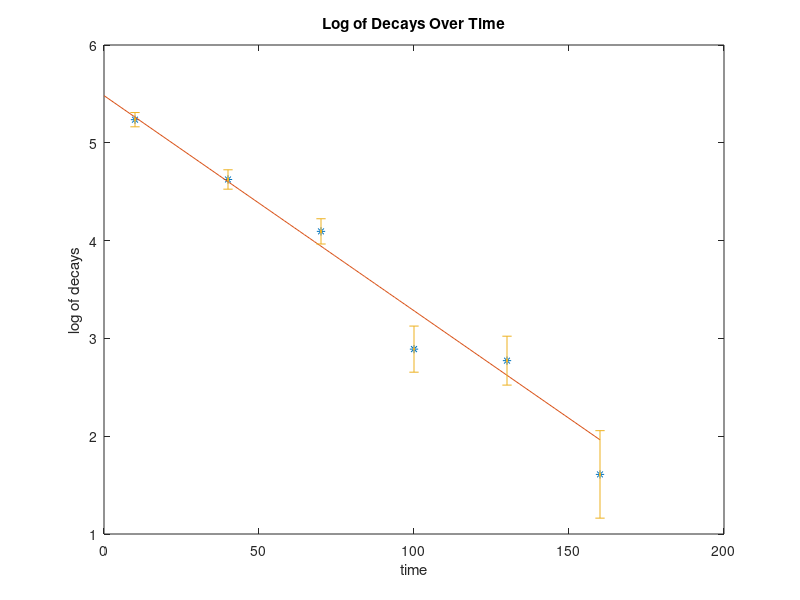

MATLAB code for this plot:
function HW5book
%UNTITLED13 Summary of this function goes here
%   Detailed explanation goes here
clc 
clear all
n=[1 2 3 4 5 6];
y=[5.0 14.4 23.1 32.3 41.0 50.4];
sum_n2=sum(n.^2);
sum_n=sum(n);
sum_y=sum(y);
sum_yn=sum(y.*n);
delta=length(y)*sum_n2-sum_n.^2;
A=(sum_n2*sum_y-sum_n*sum_yn)/delta;
B=(length(y)*sum_yn-sum_n*sum_y)/delta;
wave=2*B;

i=1;
sum_in=0;
while i<=length(y)
    in=(y(i)-A-B*n(i)).^2;
    sum_in=sum_in+in;
    i=i+1;
end
uncer_y=sqrt((1/(length(y)-2))*sum_in);
uncer_B=uncer_y*sqrt(length(y)/delta);

fileID = fopen('8.15.txt','w');
crap='wavelength = %1f\r\n';
fprintf(fileID,crap,wave);
crap='uncertainty of B = %1f';
fprintf(fileID,crap,uncer_B);
fclose(fileID);

t=[10 40 70 100 130 160];
y=[188 102 60 18 16 5];
z=log(y);
sigma_v=sqrt(y);
sigma_z=1./y.*sigma_v;
sigma_z2=1./sqrt(y);

w=y;
sum_wt2=sum(w.*t.^2);
sum_wt=sum(w.*t);
sum_wz=sum(w.*z);
sum_wzt=sum(w.*z.*t);
sum_w=sum(w);
delta=sum_w*sum_wt2-sum_wt^2;
A=(sum_wt2*sum_wz-sum_wt*sum_wzt)/delta;
B=(sum_w*sum_wzt-sum_wt*sum_wz)/delta;
tau=inv(-B);
uncer_B=sqrt(sum_w/delta);

plot(t,z,'*')
hold on
p=linspace(0,160);
plot(p,A+B*p)
errorbar(t, z, sigma_z, '.');
xlabel('time');
ylabel('log of decays');
title('Log of Decays Over Time')



fileID = fopen('8.26.txt','w');
i=1;
while i<=length(t)
if sigma_z(i)-sigma_z2(i)<=.001
    fprintf(fileID,'confirmed uncertanties match\r\n');
else
    fprintf(fileID,'do not match');
end
i=i+1;
end
fprintf(fileID,'tau = %1f\r\n', tau);
fprintf(fileID,'uncertainty = %1f\r\n\r\n', uncer_B);
fprintf(fileID,'%1s %10f %10f %01f %10f %10f %10f\r\n','t',t(1),t(2),t(3),t(4),t(5),t(6));
fprintf(fileID,'%1s %10f %10f %10f %10f %10f %10f\r\n','y',y(1),y(2),y(3),y(4),y(5),y(6));
fprintf(fileID,'%1s %10f %10f %10f %10f %10f %10f\r\n\r\n','z',z(1),z(2),z(3),z(4),z(5),z(6));
fprintf(fileID,'sum of w*t^2 = %1f\r\n',sum_wt2);
fprintf(fileID,'sum of w*z = %1f\r\n',sum_wz);
fprintf(fileID,'sum of w*t = %1f\r\n',sum_wt);
fprintf(fileID,'sum of w*tt*z = %1f\r\n',sum_wzt);
fprintf(fileID,'sum of w = %1f\r\n',sum_w);
fclose(fileID);
end

